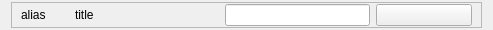
<?xml version="1.0" encoding="UTF-8"?>
<ui version="4.0">
 <class>Form</class>
 <widget class="QWidget" name="Form">
  <property name="geometry">
   <rect>
    <x>0</x>
    <y>0</y>
    <width>493</width>
    <height>30</height>
   </rect>
  </property>
  <property name="sizePolicy">
   <sizepolicy hsizetype="Preferred" vsizetype="Fixed">
    <horstretch>0</horstretch>
    <verstretch>0</verstretch>
   </sizepolicy>
  </property>
  <property name="windowTitle">
   <string>Form</string>
  </property>
  <layout class="QVBoxLayout" name="verticalLayout">
   <property name="topMargin">
    <number>2</number>
   </property>
   <property name="bottomMargin">
    <number>2</number>
   </property>
   <item>
    <widget class="QFrame" name="frame">
     <property name="frameShape">
      <enum>QFrame::StyledPanel</enum>
     </property>
     <property name="frameShadow">
      <enum>QFrame::Raised</enum>
     </property>
     <layout class="QHBoxLayout" name="horizontalLayout" stretch="1,3,3,2">
      <property name="topMargin">
       <number>0</number>
      </property>
      <property name="bottomMargin">
       <number>0</number>
      </property>
      <item>
       <widget class="QLabel" name="label_2">
        <property name="text">
         <string>alias</string>
        </property>
       </widget>
      </item>
      <item>
       <widget class="QLabel" name="label">
        <property name="text">
         <string>title</string>
        </property>
       </widget>
      </item>
      <item>
       <widget class="QLineEdit" name="lineEdit">
        <property name="maximumSize">
         <size>
          <width>150</width>
          <height>16777215</height>
         </size>
        </property>
        <property name="text">
         <string/>
        </property>
       </widget>
      </item>
      <item>
       <widget class="QPushButton" name="pushButton">
        <property name="text">
         <string/>
        </property>
        <property name="icon">
         <iconset>
          <normaloff>../ico/send.png</normaloff>../ico/send.png</iconset>
        </property>
       </widget>
      </item>
     </layout>
    </widget>
   </item>
  </layout>
 </widget>
 <resources/>
 <connections/>
</ui>
